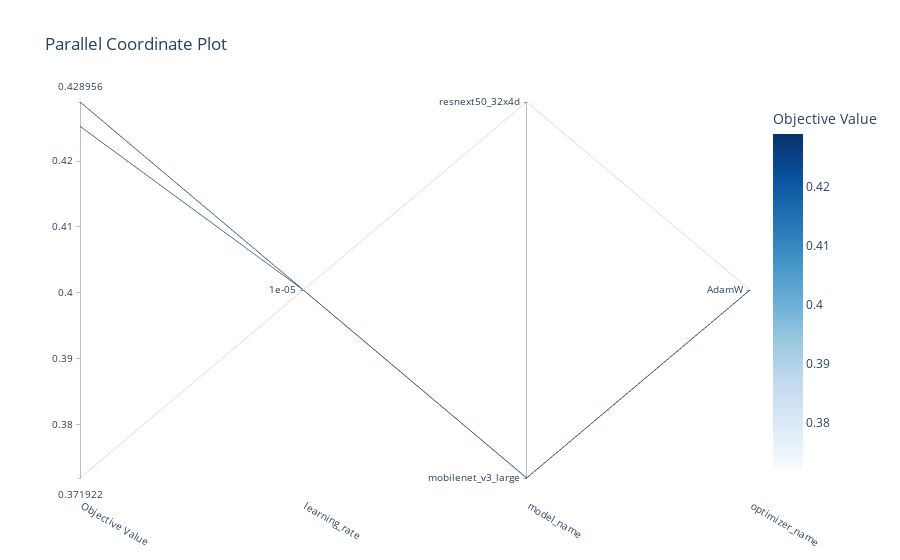

Notebook code cell kept with this figure:
### Markdown cell above
#### Visualization of high-dimensional hyperparameter relations (Визуализация высокоразмерных отношений гиперпараметров)

### Code cell
plot_parallel_coordinate(study, params=["model_name", "learning_rate", "optimizer_name"])

### Figure 1 — Plotly figure (JSON) as saved in the notebook; plotly's stock layout.template omitted (floating-point values rounded to 4 significant figures)
{"data": [{"dimensions": [{"label": "Objective Value", "range": [0.3719, 0.429], "values": [0.429, 0.3719, 0.4253]}, {"label": "learning_rate", "range": [0, 0], "ticktext": ["1e-05"], "tickvals": [0], "values": [0, 0, 0]}, {"label": "model_name", "range": [0, 1], "ticktext": ["mobilenet_v3_large", "resnext50_32x4d"], "tickvals": [0, 1], "values": [0, 1, 0]}, {"label": "optimizer_name", "range": [0, 0], "ticktext": ["AdamW"], "tickvals": [0], "values": [0, 0, 0]}], "labelangle": 30, "labelside": "bottom", "line": {"color": [0.429, 0.3719, 0.4253], "colorbar": {"title": {"text": "Objective Value"}}, "colorscale": [[0, "rgb(247,251,255)"], [0.125, "rgb(222,235,247)"], [0.25, "rgb(198,219,239)"], [0.375, "rgb(158,202,225)"], [0.5, "rgb(107,174,214)"], [0.625, "rgb(66,146,198)"], [0.75, "rgb(33,113,181)"], [0.875, "rgb(8,81,156)"], [1, "rgb(8,48,107)"]], "reversescale": false, "showscale": true}, "type": "parcoords"}], "layout": {"autosize": true, "title": {"text": "Parallel Coordinate Plot"}}}
